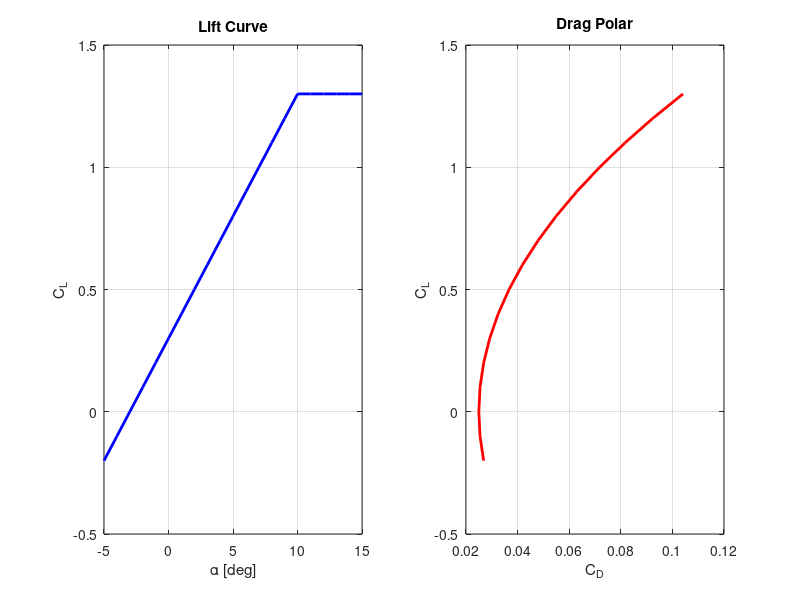
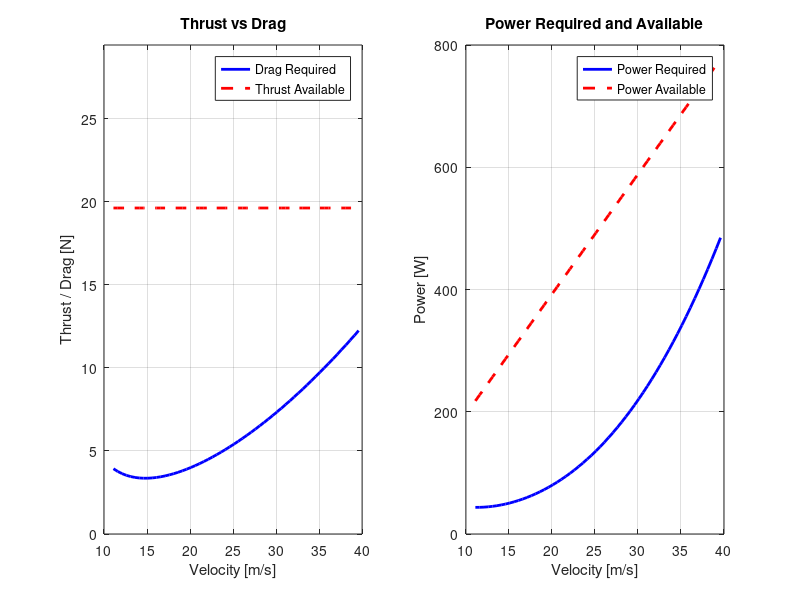
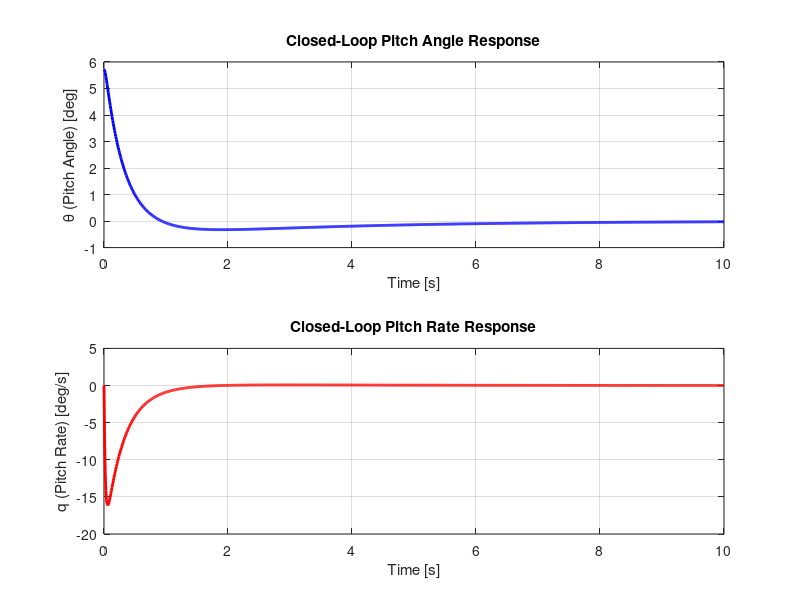

Here is the MATLAB script that generated these plots, in order:
% =========================================================================
% Advanced Fixed-Wing UAV Design, Analysis, and Control Script
% Design Requirements:
% MTOW = 5 kg
% Payload = 0.25 kg (250 grams)
%
% This script performs:
% 1. Aircraft Parameters Initialization
% 2. Aerodynamics Analysis
% 3. Performance Analysis
% 4. Stability Analysis (Longitudinal)
% 5. Control Design (LQR Pitch Controller)
% =========================================================================

clear; clc; close all;

%% 1. Aircraft Parameters Initialization (Base parameters for 5kg UAV)
disp('--- 1. Aircraft Parameters ---');

% Weights
W_MTOW = 5.0;            % Maximum Takeoff Weight [kg]
W_payload = 0.25;        % Payload Weight [kg]
W_empty = 3.0;           % Empty Weight [kg] (Structure, Avionics, Propulsion)
W_battery = W_MTOW - W_payload - W_empty; % Battery Weight [kg]
g = 9.81;                % Gravity acceleration [m/s^2]
Weight_N = W_MTOW * g;   % Weight in Newtons [N]

fprintf('MTOW: %.2f kg\n', W_MTOW);
fprintf('Payload: %.2f kg\n', W_payload);
fprintf('Battery Weight: %.2f kg\n', W_battery);

% Geometry & Wing Design (Based on typical RC/UAV sizing, Raymer approach)
W_S = 10;                % Wing Loading [kg/m^2]
S = W_MTOW / W_S;        % Wing Area [m^2]
AR = 8;                  % Aspect Ratio
b = sqrt(AR * S);        % Wingspan [m]
c_mac = S / b;           % Mean Aerodynamic Chord [m]

fprintf('Wing Area (S): %.2f m^2\n', S);
fprintf('Wingspan (b): %.2f m\n', b);
fprintf('Mean Aerodynamic Chord (MAC): %.2f m\n', c_mac);

% Environment (Sea level)
rho = 1.225;             % Air density [kg/m^3]

%% 2. Aerodynamics Analysis
disp('--- 2. Aerodynamics Analysis ---');

% Airfoil and Drag parameters (e.g., Clark Y)
CL_max = 1.3;            % Maximum Lift Coefficient
CD0 = 0.025;             % Zero-lift drag coefficient
e = 0.85;                % Oswald efficiency factor
K = 1 / (pi * e * AR);   % Induced drag factor

% Drag Polar
alpha = -5:1:15;         % Angle of attack [deg]
CL_alpha = 0.1 * (180/pi); % Lift curve slope [1/rad] roughly 2*pi / (1 + 2/AR)
CL = CL_alpha * (alpha * pi/180) + 0.3; % Lift coefficient vs alpha (assumed alpha_0 = -3 deg)
CL = min(CL, CL_max);    % Cap at stall
CD = CD0 + K * CL.^2;    % Drag coefficient

figure('Name', 'Aerodynamics Analysis');
subplot(1,2,1);
plot(alpha, CL, 'b', 'LineWidth', 2);
xlabel('\alpha [deg]'); ylabel('C_L');
title('Lift Curve'); grid on;

subplot(1,2,2);
plot(CD, CL, 'r', 'LineWidth', 2);
xlabel('C_D'); ylabel('C_L');
title('Drag Polar'); grid on;

% L/D max
L_D = CL ./ CD;
[LD_max, idx_LD] = max(L_D);
fprintf('Max L/D: %.2f at CL = %.2f\n', LD_max, CL(idx_LD));

%% 3. Performance Analysis
disp('--- 3. Performance Analysis ---');

% Stall Speed
V_stall = sqrt(2 * Weight_N / (rho * S * CL_max));
fprintf('Stall Speed (V_stall): %.2f m/s (%.2f km/h)\n', V_stall, V_stall*3.6);

% Cruise Speed (assuming flight at max L/D)
V_cruise = sqrt(2 * Weight_N / (rho * S * CL(idx_LD)));
fprintf('Cruise Speed (V_cruise): %.2f m/s (%.2f km/h)\n', V_cruise, V_cruise*3.6);

% Thrust required and Maximum Speed
T_W = 0.4;               % Thrust-to-weight ratio (Electric propulsion)
T_max = T_W * Weight_N;  % Max Thrust [N]

V_range = V_stall:0.5:40; % Speed range for analysis
CL_req = (2 * Weight_N) ./ (rho * S .* V_range.^2);
CD_req = CD0 + K .* CL_req.^2;
D_req = 0.5 * rho .* V_range.^2 .* S .* CD_req;
P_req = D_req .* V_range; % Power required
P_avail = T_max .* V_range; % Assuming constant thrust for simplicity

figure('Name', 'Performance Analysis');
subplot(1,2,1);
plot(V_range, D_req, 'b', 'LineWidth', 2); hold on;
plot(V_range, repmat(T_max, size(V_range)), 'r--', 'LineWidth', 2);
xlabel('Velocity [m/s]'); ylabel('Thrust / Drag [N]');
legend('Drag Required', 'Thrust Available');
title('Thrust vs Drag'); grid on;
ylim([0 T_max*1.5]);

subplot(1,2,2);
plot(V_range, P_req, 'b', 'LineWidth', 2); hold on;
plot(V_range, P_avail, 'r--', 'LineWidth', 2);
xlabel('Velocity [m/s]'); ylabel('Power [W]');
legend('Power Required', 'Power Available');
title('Power Required and Available'); grid on;

% Rate of Climb
RC = (P_avail - P_req) / Weight_N;
[RC_max, idx_RC] = max(RC);
fprintf('Max Rate of Climb: %.2f m/s at V = %.2f m/s\n', RC_max, V_range(idx_RC));

%% 4. Stability Analysis (Longitudinal Static & Dynamic)
disp('--- 4. Stability Analysis ---');

% Longitudinal Static Stability
% Center of Gravity and Aerodynamic Center
x_cg = 0.3 * c_mac;      % CG position at 30% MAC
x_ac_w = 0.25 * c_mac;   % Wing AC at 25% MAC
lt = 1.0;                % Tail moment arm [m]
S_t = 0.15 * S;          % Tail area [m^2]
V_H = (S_t * lt) / (S * c_mac); % Tail volume coefficient

% Derivatives
a_w = CL_alpha;          % Wing lift slope [1/rad]
a_t = 0.8 * a_w;         % Tail lift slope [1/rad] (with downwash effect)
eta_t = 0.9;             % Tail dynamic pressure ratio

C_L_alpha_total = a_w + a_t * eta_t * (S_t / S);
C_m_alpha = a_w * (x_cg - x_ac_w)/c_mac - a_t * V_H * eta_t;

fprintf('Tail Volume Coefficient (V_H): %.3f\n', V_H);
fprintf('C_m_alpha: %.4f [1/rad]\n', C_m_alpha);
if C_m_alpha < 0
    disp('Aircraft is Longitudinally STATICALLY STABLE (C_m_alpha < 0)');
else
    disp('Aircraft is Longitudinally STATICALLY UNSTABLE (C_m_alpha > 0)');
end

%% 5. Control Design (LQR Pitch Controller)
disp('--- 5. Control Design (Pitch LQR) ---');

% Simplified Longitudinal State-Space Model at Cruise
% States: x = [u; w; q; theta] (forward vel, vertical vel, pitch rate, pitch angle)
% Input: u = delta_e (elevator deflection)
u0 = V_cruise;

% Approximated Stability Derivatives for a 5kg UAV
Xu = -0.05; Xw = 0.05;  Xq = 0;    Xtheta = -g * cos(0);
Zu = -0.5;  Zw = -2.5;  Zq = u0;   Ztheta = -g * sin(0);
Mu = 0.05;  Mw = -0.15; Mq = -2.0; Mtheta = 0;
Xde = 0; Zde = -5.0; Mde = -15.0;

% State Space Matrices (A, B, C, D)
A = [Xu, Xw, Xq, Xtheta;
     Zu, Zw, Zq, Ztheta;
     Mu, Mw, Mq, Mtheta;
     0,  0,  1,  0];

B = [Xde; Zde; Mde; 0];
C = eye(4);
D = zeros(4,1);

% System Analysis
sys = ss(A, B, C, D);
disp('Open Loop Eigenvalues:');
disp(eig(A));
% Phugoid and Short Period modes are represented by the eigenvalues

% LQR Design
% Q matrix penalizes the states (we want to tightly control theta and q)
Q = diag([0.1, 0.1, 10, 100]);
% R matrix penalizes elevator effort
R = 1;

[K_lqr, S_lqr, e_lqr] = lqr(A, B, Q, R);

fprintf('LQR Feedback Gains K: [%.4f, %.4f, %.4f, %.4f]\n', K_lqr);
disp('Closed Loop Eigenvalues (A - B*K):');
disp(eig(A - B*K_lqr));

% Simulation of Initial Condition Response (Pitch displacement)
sys_cl = ss(A - B*K_lqr, B, C, D);
t = 0:0.01:10;
x0 = [0; 0; 0; 0.1]; % Initial pitch angle of 0.1 rad (~5.7 deg)
[Y, T_sim, X] = initial(sys_cl, x0, t);

figure('Name', 'LQR Pitch Control Response');
subplot(2,1,1);
plot(T_sim, X(:,4) * 180/pi, 'b', 'LineWidth', 2);
xlabel('Time [s]'); ylabel('\theta (Pitch Angle) [deg]');
title('Closed-Loop Pitch Angle Response'); grid on;

subplot(2,1,2);
plot(T_sim, X(:,3) * 180/pi, 'r', 'LineWidth', 2);
xlabel('Time [s]'); ylabel('q (Pitch Rate) [deg/s]');
title('Closed-Loop Pitch Rate Response'); grid on;

disp('UAV Design, Analysis, and Control Script Execution Completed.');
